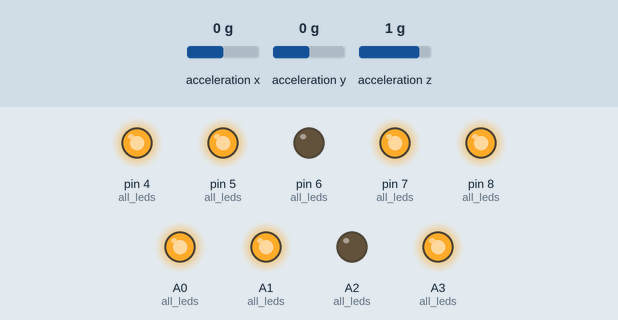
This sketch was run on a simulated Arduino Uno, built with avr-gcc and run on an emulated ATmega328P. Shown: output pins drawn as LEDs (lit = HIGH). Wiring (inferred from the names in the program): MPU-6050 motion sensor at I2C address 0x68. Inputs (shaded band) come from the test bench; at power-on: acceleration x 0 g, acceleration y 0 g, acceleration z 1 g.

Above: at 2.9 s.
3.0 s: acceleration x set to -1.4 g
At 4.0 s:
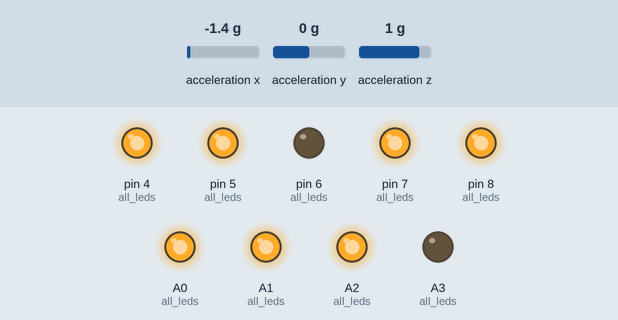
4.6 s: acceleration x set to 0.8 g
At 5.3 s:
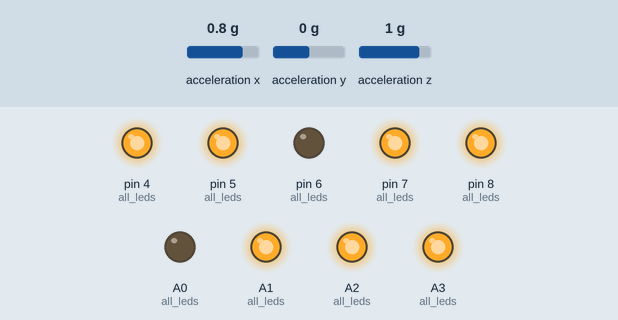
6.3 s: acceleration y set to -1.4 g
At 7.4 s:
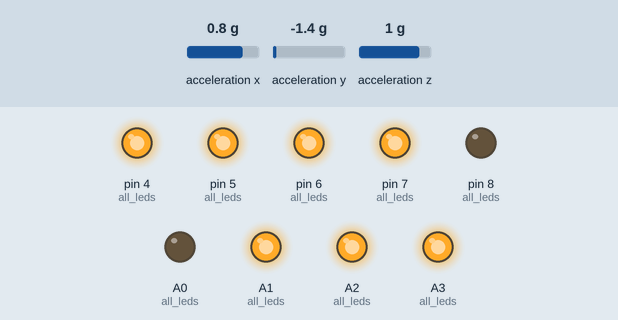
7.8 s: acceleration y set to 0.8 g
At 8.7 s:
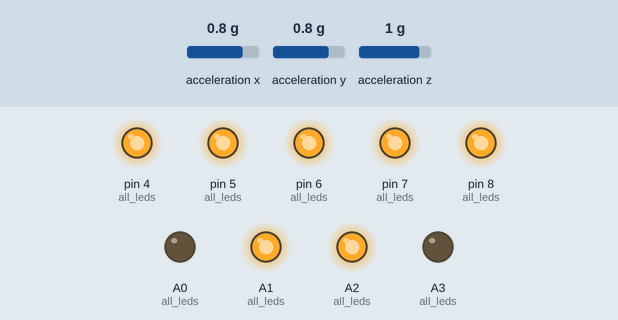
9.5 s: acceleration x set to -0.8 g
At 10.9 s:
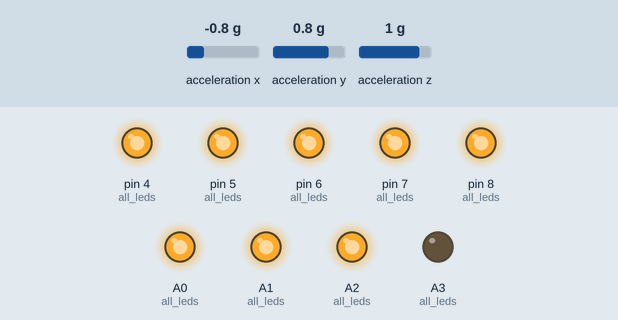
11.2 s: acceleration y set to -0.8 g
At 12.5 s:
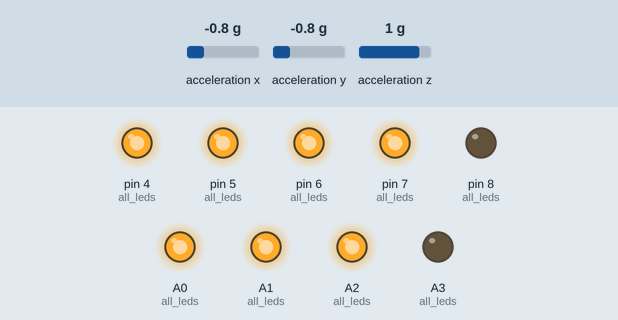
Timing chart, 0 to 13.9 s (numbered marks = the images above; inputs shaded):
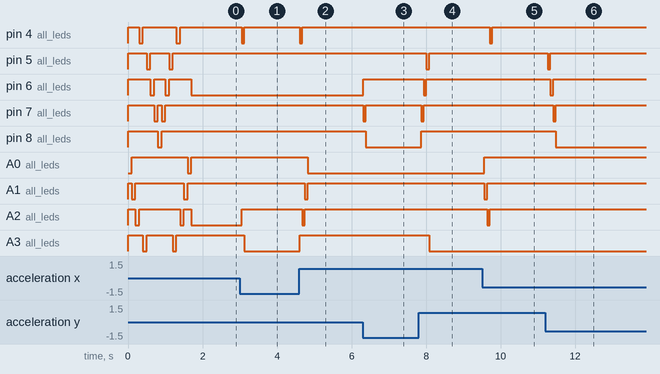

The sketch:

bubble_level.ino
```cpp
#include <Wire.h>

/**
 * Controlling software of an electronic bubble level, designed for mounting on a hat :)
 * It uses 9 LEDs in an L-shape to display the 2-dimensional position of the bubble based on values read from a MPU-6050 accelerometer via I2C.
 * The code for interacting with the accelerometer is heavily inspired by the examples at https://playground.arduino.cc/Main/MPU-6050/#short
 */

/**
 * All LEDs in ascending order. LEDs are expected to be active on a LOW signal.
 */
#define LED0 A0
#define LED1 A1
#define LED2 A2
#define LED3 4
#define LED4 A3
#define LED5 5
#define LED6 6
#define LED7 7
#define LED8 8

/**
 * The total number of LEDs, this should be odd.
 */
#define NUM_LEDS 9

/**
 * LEDs are considered in an L shape with a side length of NUM_LEDS_PER_DIM. This should be ceil(NUM_LEDS/2)
 */
#define NUM_LEDS_PER_DIM 5

/**
 * Position of the "middle" LED per dimension. This should be floor(NUM_LEDS_PER_DIM/2)
 */
#define DIM_MIDDLE 2

/**
 * An array containing all LEDs for dynamic indexing.
 */
const uint8_t all_leds[NUM_LEDS] = {
  LED0, LED1, LED2, LED3, LED4, LED5, LED6, LED7, LED8
};

/**
 * This determines the poll rate to the acceleration sensor.
 */
#define DELAY_TIME 70

/**
 * This determines the speed of the running light on bootup.
 */
#define BOOT_DELAY 100

/**
 * Offsets added to the sensor readings to make up for decentered placement.
 */
#define XOFF 0
#define YOFF 0

/**
 * Making this value larger makes the system less sensitive for sensor readings.
 * Appropriate values depend on the value of IMPREC.
 */
#define CUTOFF 50

/**
 * Increasing this value reduces the sensitivity to measurement noise.
 */
#define IMPREC 50

/**
 * Dimension arrays for write_led_vals().
 * Set entry to a value >= 1 to signal that the led should glow.
 * Notice that the first LED of the y dimension is the same as the last one of the x dimension.
 *
 * Better not have too many set to 1 at the same time to not blast the maximal total current rating of the Arduino.
 */
uint8_t x_led_vals[5] = { 0,0,0,0,0 };
uint8_t y_led_vals[5] = { 0,0,0,0,0 };

/**
 * I2C address of the MPU-6050 (magic number)
 */
const int MPU_addr=0x68;

/**
 * Variables where the sensor readings for the accelerometer are placed by fetch_acc()
 */
int16_t AcX, AcY;

/**
 * Arcane initialization code for the accelerometer.
 */
void setup_acc(void) {
  Wire.begin();
  Wire.beginTransmission(MPU_addr);
  Wire.write(0x6B);  // PWR_MGMT_1 register
  Wire.write(0);     // set to zero (wakes up the MPU-6050)
  Wire.endTransmission(true);
  Serial.begin(9600);
}

/**
 * Read the accelerometer data from the sensor.
 */
void fetch_acc(void) {
  Wire.beginTransmission(MPU_addr);
  Wire.write(0x3B);  // starting with register 0x3B (ACCEL_XOUT_H)
  Wire.endTransmission(false);
  Wire.requestFrom(MPU_addr,4,true);  // request a total of 4 registers
  AcX = Wire.read() << 8;
  AcX = AcX | Wire.read();  // 0x3B (ACCEL_XOUT_H) & 0x3C (ACCEL_XOUT_L)
  AcY = Wire.read() << 8;
  AcY = AcY | Wire.read();  // 0x3D (ACCEL_YOUT_H) & 0x3E (ACCEL_YOUT_L)
  // more could be read here.
}

/**
 * Set all LED pins as outputs and turn all LEDs off.
 */
void setup_leds(void) {
  for (int i = 0; i < NUM_LEDS; ++i) {
    pinMode(all_leds[i], OUTPUT);
  }
  for (int i = 0; i < NUM_LEDS; ++i) {
    digitalWrite(all_leds[i], HIGH);
  }
}

/**
 * Write the values from the dimension arrays to the LEDs.
 * Better not have too many set to 1 at the same time to not blast the maximal total current rating of the Arduino.
 */
void write_led_vals(void) {
  for (int i = 0; i < NUM_LEDS_PER_DIM - 1; ++i) {
      digitalWrite(all_leds[i], (x_led_vals[i] > 0) ? LOW : HIGH);
  }
  digitalWrite(all_leds[NUM_LEDS_PER_DIM - 1], (x_led_vals[NUM_LEDS_PER_DIM - 1] + y_led_vals[0] > 0) ? LOW : HIGH);
  for (int i = NUM_LEDS_PER_DIM; i < NUM_LEDS; ++i) {
      digitalWrite(all_leds[i], (y_led_vals[i - (NUM_LEDS_PER_DIM - 1)] > 0) ? LOW : HIGH);
  }
}

/**
 * Clear all values in the dimension arrays. Does not write to the LEDs themselves.
 */
void clear_led_vals(void) {
  for (int i = 0; i < NUM_LEDS_PER_DIM; ++i) {
      x_led_vals[i] = 0;
      y_led_vals[i] = 0;
  }
}

/**
 * Clears the LED vals and makes sure that the LED at position idx is glowing.
 */
void turn_on_single_led(int idx) {
    clear_led_vals();
    write_led_vals();
    digitalWrite(all_leds[idx], LOW);
}

/**
 * Have a light run forwards and backwards over the LEDs for fun and functionality testing.
 */
void run_leds(void) {
  for (int i = 0; i < NUM_LEDS; ++i) {
    turn_on_single_led(i);
    delay(BOOT_DELAY);
  }
  for (int i = 1; i < NUM_LEDS; ++i) {
    turn_on_single_led((NUM_LEDS - 1) - i);
    delay(BOOT_DELAY);
  }
  clear_led_vals();
  write_led_vals();
}

/**
 * Compute which LED should be enabled for the sensor reading val, adding the given offset.
 */
int16_t compute_bucket(int16_t val, int16_t offset) {
  val = val + offset;
  int16_t res = ((val/IMPREC) * NUM_LEDS_PER_DIM) / CUTOFF;
  if (res > DIM_MIDDLE) {
    res = DIM_MIDDLE;
  }
  if (res < -DIM_MIDDLE) {
    res = -DIM_MIDDLE;
  }
  return (-res) + DIM_MIDDLE;
}

void setup(void) {
  setup_leds();
  run_leds();
  setup_acc();

}

/**
 * Current locations of the bubble markers.
 */
int16_t current_x = DIM_MIDDLE;
int16_t current_y = DIM_MIDDLE;

#define SIGNUM(V) ((V) == 0 ? 0 : ((V) < 0 ? -1 : 1))

void loop(void) {
  fetch_acc();
  int16_t target_x = compute_bucket(AcX, XOFF);
  int16_t target_y = compute_bucket(AcY, YOFF);
//  Serial.print("AcX = "); Serial.print(effective_acx);
//  Serial.print(" | AcY = "); Serial.println(effective_acy);

  // avoid rapidly jumping LEDs to make transitions look smoother
  current_x += SIGNUM(target_x - current_x);
  current_y += SIGNUM(target_y - current_y);

  clear_led_vals();
  x_led_vals[current_x] = 1;
  y_led_vals[current_y] = 1;
  write_led_vals();
  delay(DELAY_TIME);
}
```

Measured:
- after the input at 3.0 s, pin 4 (all_leds): HIGH → LOW after 0.05 s, → HIGH 0.07 s later; A2 (all_leds): LOW → HIGH after 0.05 s; A3 (all_leds): HIGH → LOW after 0.12 s
- after the input at 4.6 s, pin 4 (all_leds): HIGH → LOW at once, → HIGH 0.07 s later; A0 (all_leds): HIGH → LOW after 0.22 s; A1 (all_leds): HIGH → LOW after 0.15 s, → HIGH 0.07 s later; A2 (all_leds): HIGH → LOW after 0.08 s, → HIGH 0.07 s later; A3 (all_leds): LOW → HIGH at once
- after the input at 6.3 s, pin 6 (all_leds): LOW → HIGH at once; pin 7 (all_leds): HIGH → LOW at once, → HIGH 0.07 s later; pin 8 (all_leds): HIGH → LOW after 0.08 s
- after the input at 7.8 s, pin 5 (all_leds): HIGH → LOW after 0.21 s, → HIGH 0.07 s later; pin 6 (all_leds): HIGH → LOW after 0.14 s, → HIGH 0.07 s later; pin 7 (all_leds): HIGH → LOW after 0.07 s, → HIGH 0.07 s later; pin 8 (all_leds): LOW → HIGH after 0.07 s; A3 (all_leds): HIGH → LOW after 0.28 s
- after the input at 9.5 s, pin 4 (all_leds): HIGH → LOW after 0.21 s, → HIGH 0.07 s later; A0 (all_leds): LOW → HIGH after 0.07 s; A1 (all_leds): HIGH → LOW after 0.07 s, → HIGH 0.07 s later; A2 (all_leds): HIGH → LOW after 0.14 s, → HIGH 0.07 s later
- after the input at 11.2 s, pin 5 (all_leds): HIGH → LOW after 0.07 s, → HIGH 0.07 s later; pin 6 (all_leds): HIGH → LOW after 0.14 s, → HIGH 0.07 s later; pin 7 (all_leds): HIGH → LOW after 0.21 s, → HIGH 0.07 s later; pin 8 (all_leds): HIGH → LOW after 0.28 s
